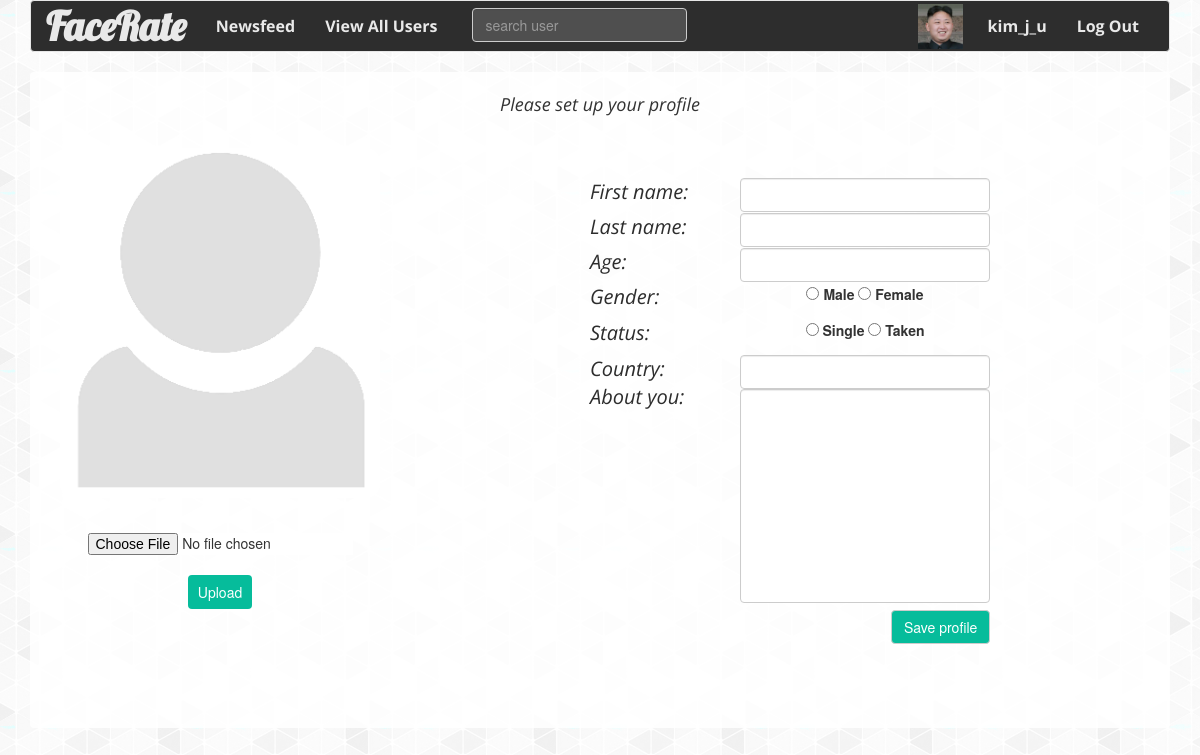
Screenshot of /profile_set (signed in) with the database file from the repository.
### tables this page shows
CREATE TABLE 'users' ('id' INTEGER PRIMARY KEY AUTOINCREMENT NOT NULL, 'username' TEXT, 'password' TEXT, 'is_set' INTEGER DEFAULT 0,'firstname' TEXT,'lastname' TEXT, 'country' TEXT, 'age' INTEGER, 'about' TEXT, 'gender' TEXT, 'status' TEXT,'popularity' INTEGER DEFAULT 0, 'contact' TEXT, 'image' TEXT);

### application.py (the view)
@app.route("/profile_set", methods=["GET", "POST"])
def profile_set():
    users = db.execute("SELECT * FROM users WHERE id = :id", id = session["user_id"])
    if request.method == "POST":
        db.execute("UPDATE users SET firstname = :firstname, lastname = :lastname, age = :age, status = :status, gender = :gender, country = :country, about = :about, is_set = :is_set WHERE id = :id",
            firstname = request.form.get("firstname"),
            lastname = request.form.get("lastname"),
            age = request.form.get("age"),
            gender = request.form.get("gender"),
            status = request.form.get("status"),
            country = request.form.get("country"),
            about = request.form.get("about"),
            is_set = 1,
            id = session["user_id"])
        db.execute("INSERT INTO newsfeed (event, event_type, username, image, time) VALUES (:event, :event_type, :username, :image, :time)",
            event = "...has joined FaceRate",
            event_type = "joined",
            username = users[0]["username"],
            image = users[0]["image"],
            time = strftime("%H:%M %d.%m.%Y", gmtime()))
        return redirect(url_for("index"))
    else:
        return render_template("profile_set.html", user = users[0], image_profile = "profile_blank.png")

### templates/profile_set.html (shortened to what this page needs)
{% extends "layout.html" %}
{% block main %}
    <div class="container-fluid">
        <div class="row">
            <p style="font-family: 'Open Sans'; font-size: 18px; margin-top: 20px;"><i>Please set up your profile</i></p>
        </div>
        <div class="row">
            <div class="col-md-4 profile-left">
                <img src="{{ url_for('static', filename = image_profile) }}"></img>
                <form action="{{ url_for('upload') }}" method="POST" enctype="multipart/form-data">
                    <input id="choose-file" type="file" name="file" accept="image/*"/>
                    <br>
                    <input id="file-submit" type="submit" value="Upload"/>
                </form>
            </div>
            <div class="col-md-8 profile-right">
                <form action="{{ url_for('profile_set') }}" method="post">
                    <fieldset class="profile-form">
                        <div class="form-group">
                            <span class="profile_set-key">First name: </span><input autocomplete="off" autofocus class="form-control float-right" name="firstname" type="text"/>
                        </div>
                        <br>
                        <div class="form-group">
                            <span class="profile_set-key">Last name: </span><input autocomplete="off" autofocus class="form-control float-right" name="lastname" type="text"/>
                        </div>
                        <br>
                        <div class="form-group">
                            <span class="profile_set-key">Age: </span><input class="form-control float-right" name="age" type="number"/>
                        </div>
                        <br>
                        <div class="form-group">
                            <span class="profile_set-key">Gender: </span>
                            <input class="profile_set-radio" type="radio" name="gender" value="male"><b> Male</b></input>
                            <input class="profile_set-radio" type="radio" name="gender" value="female"><b> Female</b></input>
                        </div>
                        <div class="form-group">
                            <span class="profile_set-key">Status: </span>
                            <input class="profile_set-radio" type="radio" name="status" value="single"><b> Single</b></input>
                            <input class="profile_set-radio" type="radio" name="status" value="taken"><b> Taken</b></input>
                        </div>
                        <div class="form-group">
                            <span class="profile_set-key">Country: </span><input class="form-control float-right" name="country" type="text"/>
                        </div>
                        <br>
                        <div class="form-group">
                            <span class="profile_set-key">About you: </span><textarea class="form-control float-right" name="about" rows="7" style="font-weight: normal;"></textarea>
                        </div>
                        <br>
                        <div class="form-group">
                            <button class="btn btn-default save" type="submit">Save profile</button>
                        </div>
                    </fieldset>
                </form>
            </div>
        </div>
    </div>
{% endblock %}

### templates/layout.html (shortened to what this page needs)
<!DOCTYPE html>
<html lang="en">
	<head>
		<link href="https://maxcdn.bootstrapcdn.com/bootstrap/3.3.7/css/bootstrap.min.css" rel="stylesheet"/>
		<link href="/static/style.css" rel="stylesheet"/>
	</head>
	<body>
		<div class="container">
			<nav class="navbar navbar-default">
				<div class="container-fluid">
					<div class="navbar-header">
                        <a class="navbar-brand" href="{{ url_for('index') }}"><span class="header-text">FaceRate</span></a>
					</div>
					<div class="collapse navbar-collapse" id="navbar">
						{% if session.user_id %}
							<ul class="nav navbar-nav">
								<li><a href="{{ url_for('index') }}">Newsfeed</a></li>
                                <li><a href="{{ url_for('user_popularity') }}">View All Users</a></li>
                                <li>
                                	<form action="{{ url_for('search_user') }}" method="post" class="search">
                                		<input class="form-control" name="search" placeholder="search user" type="text"/>
                                	</form>
                                </li>
                            </ul>
                            <ul class="nav navbar-nav navbar-right">
                            	{% if user.is_set == 1 %}
                            	<li><img id="navbar_photo" src="{{ url_for('static', filename = user.image) }}"></img></li>
                                <li><a href="{{ url_for('profile') }}">{{ user.username }}</a></li>
                                {% endif %}
                                <li><a href="{{ url_for('logout') }}">Log Out</a></li>
                            </ul>
						{% endif %}
					</div>
				</div>
			</nav>
			<main>
                {% block main %}{% endblock %}
            </main>
		</div>
	</body>
</html>

### static/style.css (style rules this page uses)
body { background-image: url(pattern.png); background-repeat: repeat; background-attachment: fixed; }
main { background-color: rgba(255, 255, 255, 0.85); border-radius: 4px; }
a { text-decoration: none !important; color: #06bc9b; }
textarea { resize: none; }
.navbar-default { background-color: #2d2d2d; }
.navbar-default a { font-family: 'Open Sans'; font-size: 16px; font-weight: bold; color: #E9E9E9 !important; }
.header-text { font-family: 'Lobster'; font-size: 40px; }
.btn-default { background-color: #06bc9b !important; color: white !important; }
.container { margin-left: auto; margin-right: auto; text-align: center; }
.navbar-default .navbar-brand .header-text { color: #E9E9E9; }
#navbar_photo { height: 45px; margin-right: 10px; margin-top: 3px; }
main .form-control { display: inline-block; width: auto; }
main img { max-width: 100%; }
.profile-left { height: auto; border-radius: 4px; }
.profile-left img { margin-top: 20px; max-height: 350px; max-width: 330px; border-radius: 15px; }
#choose-file { background-color: white; margin: auto; margin-top: 35px; }
#file-submit { background-color: #06bc9b; color: white; border: none; border-radius: 4px; padding: 7px 10px; }
.profile-right { min-height: 600px; height: auto; }
.profile-form { width: 400px; margin: auto; margin-top: 50px; height: auto; }
.profile_set-key { font-family: 'Open Sans'; font-size: 20px; font-style: italic; color: #2d2d2d; width: 150px; float: left; text-align: left; }
.profile-form .float-right { width: 250px; float: right; font-size: 20px; font-weight: bold; }
.save { position: absolute; margin-left: 151px; margin-top: 200px; }
.search { display: inline-block; }
.search input { background-color: #4f4f4f; color: white; margin-top: 7px; margin-left: 20px; }

### rows the page displays
users: image (picture), username "kim_j_u"
